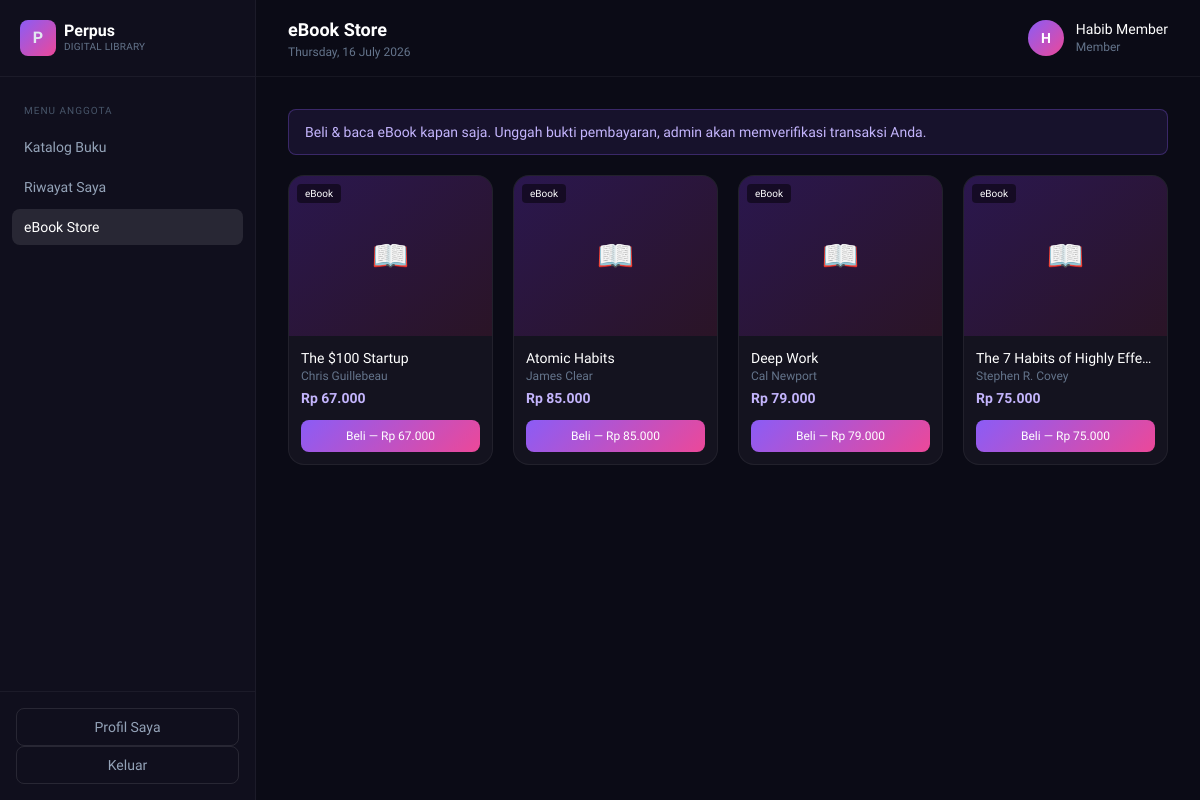
The page /ebook (signed in) on the database its author committed.
### tables this page shows
CREATE TABLE buku (
    id INT AUTO_INCREMENT PRIMARY KEY,
    judul VARCHAR(200) NOT NULL,
    penulis VARCHAR(150) NOT NULL,
    kategori_id INT NULL,
    deskripsi TEXT NULL,
    cover VARCHAR(255) NULL,
    stok INT NOT NULL DEFAULT 0,
    ebook_price INT NOT NULL DEFAULT 0,
    ebook_file VARCHAR(255) NULL,
    created_at DATETIME DEFAULT CURRENT_TIMESTAMP,
    FOREIGN KEY (kategori_id) REFERENCES kategori(id) ON DELETE SET NULL
);

### app/Controllers/EbookController.php (called while the page is built, shortened)
<?php
class EbookController extends Controller
{
    public function store(): void
    {
        $bukuModel = new Buku();
        $pembelianModel = new PembelianEbook();
        $bukuList = array_filter($bukuModel->allWithKategori(), fn($b) => (int) $b['ebook_price'] > 0);
        $userId = Auth::id();
        $this->view('member/ebook_store', [
            'buku'      => $bukuList,
            'sudahBeli' => array_map(fn($b) => (int) $b['buku_id'], $pembelianModel->milikUser($userId)),
        ]);
    }
}

### public/index.php (called while the page is built, shortened)
<?php
require dirname(__DIR__) . '/app/Core/autoload.php';
require dirname(__DIR__) . '/app/Core/helpers.php';
$router = new Router();
$router->dispatch($_SERVER['REQUEST_URI'], $_SERVER['REQUEST_METHOD']);

### app/Core/Model.php (called while the page is built, shortened)
<?php
abstract class Model
{
    public function __construct()
    {
        $this->db = Database::connect();
    }
}

### app/Core/autoload.php (called while the page is built, shortened)
<?php
spl_autoload_register(function (string $class) {
    $prefix = 'App\\';
    $relative = substr($class, strlen($prefix));
    $file = BASE_PATH . '/app/' . str_replace('\\', '/', $relative) . '.php';
});

### app/Core/Database.php (called while the page is built, shortened)
<?php
class Database
{
    private static ?PDO $instance = null;
    public static function connect(): PDO
    {
        if (self::$instance !== null) {
            return self::$instance;
        }
        try {
            if (DB_DRIVER === 'sqlite') {
                $dsn = 'sqlite:' . DB_SQLITE_PATH;
                self::$instance = new PDO($dsn);
                self::$instance->exec('PRAGMA foreign_keys = ON');
            } else {
                $dsn = 'mysql:host=' . DB_HOST . ';port=' . DB_PORT . ';dbname=' . DB_NAME . ';charset=utf8mb4';
                self::$instance = new PDO($dsn, DB_USER, DB_PASS);
            }
            self::$instance->setAttribute(PDO::ATTR_ERRMODE, PDO::ERRMODE_EXCEPTION);
            self::$instance->setAttribute(PDO::ATTR_DEFAULT_FETCH_MODE, PDO::FETCH_ASSOC);
            self::$instance->setAttribute(PDO::ATTR_EMULATE_PREPARES, false);
            return self::$instance;
        } catch (PDOException $e) {
            error_log('DB Connection Error: ' . $e->getMessage());
            http_response_code(500);
            die('Terjadi kesalahan pada server. Silakan hubungi administrator.');
        }
    }
}

### app/Models/Buku.php (called while the page is built, shortened)
<?php
class Buku extends Model
{
    public function allWithKategori(?string $keyword = null, ?int $kategoriId = null): array
    {
        try {
            $sql = "SELECT buku.*, kategori.nama AS kategori_nama
                    FROM buku
                    LEFT JOIN kategori ON kategori.id = buku.kategori_id
                    WHERE 1=1";
            $params = [];
            $sql .= " ORDER BY buku.created_at DESC";
            $stmt = $this->db->prepare($sql);
            $stmt->execute($params);
            return $stmt->fetchAll();
        } catch (PDOException $e) {
            error_log($e->getMessage());
            return [];
        }
    }
}

### app/Core/helpers.php (called while the page is built, shortened)
<?php
function e(?string $value): string
{
    return htmlspecialchars($value ?? '', ENT_QUOTES, 'UTF-8');
}
function rupiah($angka): string
{
    return 'Rp ' . number_format((float) $angka, 0, ',', '.');
}

### app/Views/member/ebook_store.php (the view, shortened to what this page needs)
<div class="mb-5 px-4 py-3 rounded-lg bg-violet-500/10 border border-violet-500/30 text-violet-300 text-sm">
    Beli & baca eBook kapan saja. Unggah bukti pembayaran, admin akan memverifikasi transaksi Anda.
</div>
<?php if (empty($buku)): ?>
    <div class="card p-10 text-center text-sm text-slate-500">Belum ada eBook yang tersedia untuk dibeli.</div>
<?php else: ?>
<div class="grid grid-cols-2 md:grid-cols-4 gap-5">
    <?php foreach ($buku as $b): $sudah = in_array((int) $b['id'], $sudahBeli, true); ?>
        <div class="card overflow-hidden flex flex-col">
            <div class="h-40 bg-gradient-to-br from-violet-900/40 to-pink-900/20 flex items-center justify-center relative">
                <span class="absolute top-2 left-2 text-[10px] px-2 py-0.5 rounded bg-black/50 text-white">eBook</span>
                <?php if (!empty($b['cover'])): ?>
                    <img src="<?= asset('uploads/covers/' . e($b['cover'])) ?>" class="h-full w-full object-cover">
                <?php else: ?><span class="text-3xl">📖</span><?php endif; ?>
            </div>
            <div class="p-3 flex-1 flex flex-col">
                <p class="text-sm font-medium text-white truncate"><?= e($b['judul']) ?></p>
                <p class="text-xs text-slate-500 truncate"><?= e($b['penulis']) ?></p>
                <p class="text-sm text-violet-300 mt-1 font-semibold"><?= rupiah($b['ebook_price']) ?></p>
                <?php if ($sudah): ?>
                    <span class="mt-3 block text-center text-xs py-2 rounded-lg bg-emerald-500/10 text-emerald-400 border border-emerald-500/30">Sudah Dibeli</span>
                <?php else: ?>
                    <button onclick="document.getElementById('modalBeli<?= $b['id'] ?>').classList.remove('hidden')"
                        class="mt-3 text-xs py-2 rounded-lg btn-primary text-white">Beli — <?= rupiah($b['ebook_price']) ?></button>
                <?php endif; ?>
            </div>
        </div>
    <?php endforeach; ?>
</div>
<?php endif; ?>

### app/Core/Router.php (shortened to what this page needs)
<?php
class Router
{
    private array $routes = [];
    private function add(string $method, string $path, $handler): void
    {
        $pattern = preg_replace('#\{[a-zA-Z_]+\}#', '([^/]+)', trim($path, '/'));
        $pattern = '#^' . $pattern . '$#';
        preg_match_all('#\{([a-zA-Z_]+)\}#', $path, $paramNames);
        $this->routes[$method][] = [
            'pattern' => $pattern,
            'handler' => $handler,
            'params'  => $paramNames[1],
        ];
    }
    public function dispatch(string $uri, string $method): void
    {
        $uri = trim(parse_url($uri, PHP_URL_PATH), '/');
        $uri = $uri === '' ? '' : $uri;
        foreach ($this->routes[$method] ?? [] as $route) {
            if (preg_match($route['pattern'], $uri, $matches)) {
                array_shift($matches);
                $params = array_combine($route['params'], $matches);
                $this->call($route['handler'], $params);
                return;
            }
        }
    }
    private function call($handler, array $params): void
    {
        [$controllerClass, $action] = $handler;
        $controller = new $controllerClass();
        call_user_func_array([$controller, $action], $params);
    }
}

### public/assets/css/app.css (style rules this page uses)
* { font-family: 'Plus Jakarta Sans', ui-sans-serif, system-ui, sans-serif; }
body { background: #0a0a12; }
.card { background: #14131f; border: 1px solid rgba(255,255,255,0.06); border-radius: 16px; transition: transform 0.15s ease, border-color 0.15s ease, box-shadow 0.15s ease; }
.btn-primary { background: linear-gradient(135deg, #8b5cf6, #ec4899); transition: all 0.15s ease; }

### rows shown on the page
buku: judul "The $100 Startup", penulis "Chris Guillebeau", ebook_price "Rp 67.000"
buku: judul "Atomic Habits", penulis "James Clear", ebook_price "Rp 85.000"
buku: judul "Deep Work", penulis "Cal Newport", ebook_price "Rp 79.000"
buku: judul "The 7 Habits of Highly Effe…", penulis "Stephen R. Covey", ebook_price "Rp 75.000"
